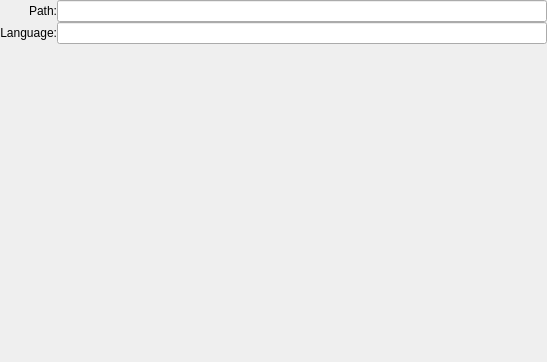
<?xml version="1.0" encoding="UTF-8"?>
<ui version="4.0">
 <class>KPlato::ConfigDocumentationPanel</class>
 <widget class="QWidget" name="KPlato::ConfigDocumentationPanel">
  <property name="geometry">
   <rect>
    <x>0</x>
    <y>0</y>
    <width>547</width>
    <height>362</height>
   </rect>
  </property>
  <layout class="QHBoxLayout" name="horizontalLayout">
   <property name="leftMargin">
    <number>0</number>
   </property>
   <property name="topMargin">
    <number>0</number>
   </property>
   <property name="rightMargin">
    <number>0</number>
   </property>
   <property name="bottomMargin">
    <number>0</number>
   </property>
   <item>
    <widget class="QWidget" name="widget" native="true">
     <layout class="QVBoxLayout" name="verticalLayout">
      <property name="spacing">
       <number>0</number>
      </property>
      <property name="leftMargin">
       <number>0</number>
      </property>
      <property name="topMargin">
       <number>0</number>
      </property>
      <property name="rightMargin">
       <number>0</number>
      </property>
      <property name="bottomMargin">
       <number>0</number>
      </property>
      <item>
       <layout class="QGridLayout" name="gridLayout">
        <item row="1" column="1">
         <widget class="QLineEdit" name="kcfg_Language"/>
        </item>
        <item row="0" column="0">
         <widget class="QLabel" name="leaderlabel">
          <property name="whatsThis">
           <string>The person responsible for this task.

This is not limited to persons available in a resource group but can be anyone. You can even directly access your address book with the Choose button.</string>
          </property>
          <property name="text">
           <string>Path:</string>
          </property>
          <property name="alignment">
           <set>Qt::AlignRight|Qt::AlignTrailing|Qt::AlignVCenter</set>
          </property>
          <property name="wordWrap">
           <bool>false</bool>
          </property>
          <property name="buddy">
           <cstring>kcfg_DocumentationPath</cstring>
          </property>
         </widget>
        </item>
        <item row="1" column="0">
         <widget class="QLabel" name="label">
          <property name="text">
           <string>Language:</string>
          </property>
          <property name="alignment">
           <set>Qt::AlignRight|Qt::AlignTrailing|Qt::AlignVCenter</set>
          </property>
         </widget>
        </item>
        <item row="0" column="1">
         <widget class="KLineEdit" name="kcfg_DocumentationPath">
          <property name="sizePolicy">
           <sizepolicy hsizetype="Preferred" vsizetype="Preferred">
            <horstretch>0</horstretch>
            <verstretch>0</verstretch>
           </sizepolicy>
          </property>
          <property name="whatsThis">
           <string>The person responsible for this task.

This is not limited to persons available in a resource group but can be anyone. You can even directly access your address book with the Choose button.</string>
          </property>
         </widget>
        </item>
       </layout>
      </item>
      <item>
       <spacer name="verticalSpacer">
        <property name="orientation">
         <enum>Qt::Vertical</enum>
        </property>
        <property name="sizeHint" stdset="0">
         <size>
          <width>20</width>
          <height>287</height>
         </size>
        </property>
       </spacer>
      </item>
     </layout>
    </widget>
   </item>
  </layout>
 </widget>
 <customwidgets>
  <customwidget>
   <class>KLineEdit</class>
   <extends>QLineEdit</extends>
   <header>klineedit.h</header>
   <container>1</container>
  </customwidget>
 </customwidgets>
 <resources/>
 <connections/>
</ui>
